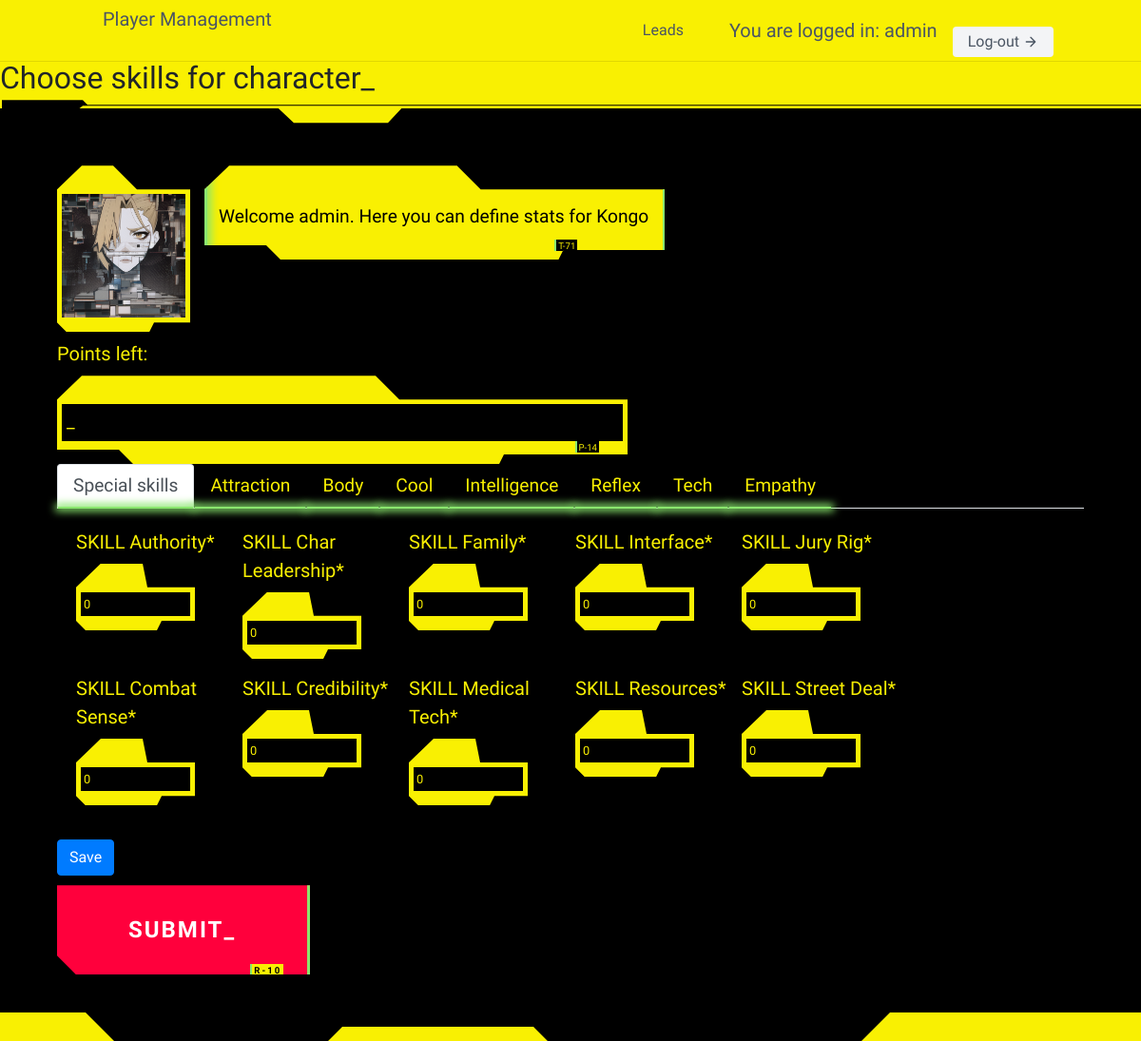
The app's page /cp2020/4/skills/ (signed in), older data.
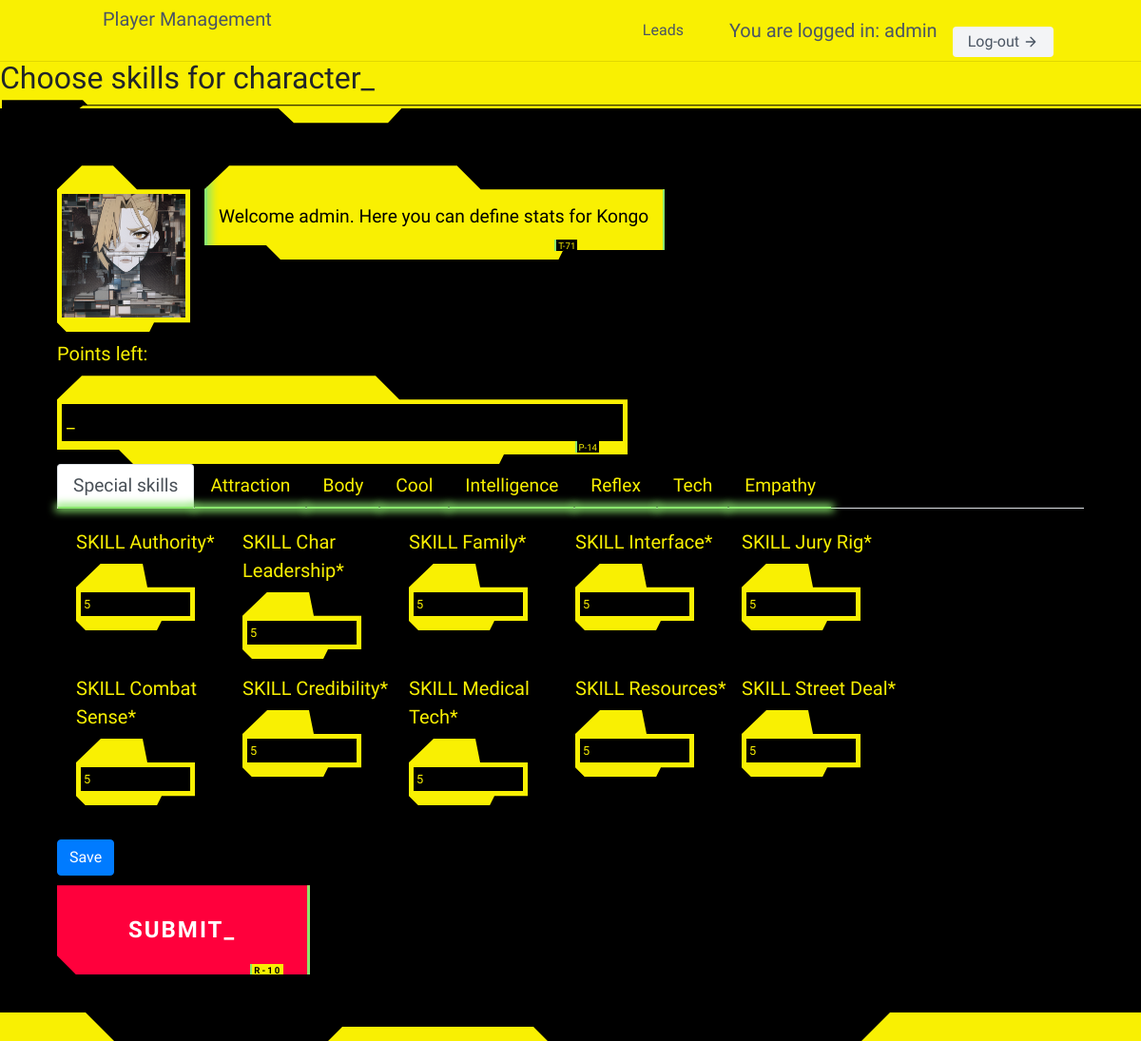
The same page, newer data.
### cp2020/models.py (models this page shows, shortened)
class CharacterDetail(models.Model):
    SL = 'SOLO'
    RC = 'ROCKER'
    NR = "NETRUNNER"
    MD = "MEDIA"
    ND = "NOMAD"
    FX = "FIXER"
    CP = "COP"
    CR = "CORP"
    TC = "TECHIE"
    MC = "MEDTECHIE"
    ROLES = [
        (SL, "Solo"),
        (RC, "Rocker"),
        (NR, "Netrunner"),
        (MD, "Media"),
        (ND, "Nomad"),
        (FX, "Fixer"),
        (CP, "Cop"),
        (CR, "Corp"),
        (TC, "Techie"),
        (MC, "Medtechie"),
    ]
    user = models.ForeignKey(User, on_delete=models.CASCADE, blank=True, null=True)
    name = models.CharField(max_length=15)
    role = models.TextField(choices=ROLES, default=SL)
    picture = models.ImageField(upload_to='pictures_storage/',
                                height_field=None,
                                width_field=None,
                                max_length=200,
                                blank=True, null=True)
    stat_INT = models.DecimalField(max_digits=2, decimal_places=0, default=2,
                                    validators=[MinValueValidator(2), MaxValueValidator(10)])
    stat_REF = models.DecimalField(max_digits=2, decimal_places=0, default=2,
                                    validators=[MinValueValidator(2), MaxValueValidator(10)])
    stat_TECH = models.DecimalField(max_digits=2, decimal_places=0, default=2,
                                    validators=[MinValueValidator(2), MaxValueValidator(10)])
    stat_COOL = models.DecimalField(max_digits=2, decimal_places=0, default=2,
                                    validators=[MinValueValidator(2), MaxValueValidator(10)])
    stat_ATTR = models.DecimalField(max_digits=2, decimal_places=0, default=2,
                                    validators=[MinValueValidator(2), MaxValueValidator(10)])
    stat_LUCK = models.DecimalField(max_digits=2, decimal_places=0, default=2,
                                    validators=[MinValueValidator(2), MaxValueValidator(10)])
    stat_MA = models.DecimalField(max_digits=2, decimal_places=0, default=2,
                                    validators=[MinValueValidator(2), MaxValueValidator(10)])
    stat_BODY = models.DecimalField(max_digits=2, decimal_places=0, default=2,
                                    validators=[MinValueValidator(2), MaxValueValidator(10)])
    stat_EMP = models.DecimalField(max_digits=2, decimal_places=0, default=2,
                                    validators=[MinValueValidator(2), MaxValueValidator(10)])
    MA_Run = models.DecimalField(max_digits=3, decimal_places=0,
                                 blank=True, null=True)
    MA_Leap = models.DecimalField(max_digits=3, decimal_places=0,
                                  blank=True, null=True)
    MA_Lift = models.DecimalField(max_digits=3, decimal_places=0,
                                  blank=True, null=True)
    EMP_Humanity = models.DecimalField(max_digits=3, decimal_places=0,
                                       blank=True, null=True)
    BODY_Save_Nr = models.DecimalField(max_digits=3, decimal_places=0,
                                       blank=True, null=True)
    BODY_BTM = models.DecimalField(max_digits=3, decimal_places=0,
                                       blank=True, null=True)
    SKILL_Authority = models.DecimalField(max_digits=2, decimal_places=0, default=0)
    SKILL_Char_Leadership = models.DecimalField(max_digits=2, decimal_places=0, default=0)
    SKILL_Combat_Sense = models.DecimalField(max_digits=2, decimal_places=0, default=0)
    SKILL_Credibility = models.DecimalField(max_digits=2, decimal_places=0, default=0)
    SKILL_Family = models.DecimalField(max_digits=2, decimal_places=0, default=0)
    SKILL_Interface = models.DecimalField(max_digits=2, decimal_places=0, default=0)
    SKILL_Jury_Rig = models.DecimalField(max_digits=2, decimal_places=0, default=0)
    SKILL_Medical_Tech = models.DecimalField(max_digits=2, decimal_places=0, default=0)
    SKILL_Resources = models.DecimalField(max_digits=2, decimal_places=0, default=0)
    SKILL_Street_Deal = models.DecimalField(max_digits=2, decimal_places=0, default=0)
    ATRR_Personal_Grooming = models.DecimalField(max_digits=2, decimal_places=0, default=0)
    ATRR_Wardrobe_Style = models.DecimalField(max_digits=2, decimal_places=0, default=0)
    BODY_Endurance = models.DecimalField(max_digits=2, decimal_places=0, default=0)
    BODY_Strength_Feat = models.DecimalField(max_digits=2, decimal_places=0, default=0)
    BODY_Swimming = models.DecimalField(max_digits=2, decimal_places=0, default=0)
    COOL_Interrogation = models.DecimalField(max_digits=2, decimal_places=0, default=0)
    COOL_Intimidate = models.DecimalField(max_digits=2, decimal_places=0, default=0)
    COOL_Oratory = models.DecimalField(max_digits=2, decimal_places=0, default=0)
    COOL_Resist_Torture = models.DecimalField(max_digits=2, decimal_places=0, default=0)
    COOL_Streetwise = models.DecimalField(max_digits=2, decimal_places=0, default=0)
    EMPATHY_Human_Perception = models.DecimalField(max_digits=2, decimal_places=0, default=0)
    EMPATHY_Interview = models.DecimalField(max_digits=2, decimal_places=0, default=0)
    EMPATHY_Leadership = models.DecimalField(max_digits=2, decimal_places=0, default=0)
    EMPATHY_Seduction = models.DecimalField(max_digits=2, decimal_places=0, default=0)
    EMPATHY_Social = models.DecimalField(max_digits=2, decimal_places=0, default=0)
    EMPATHY_Persuasion = models.DecimalField(max_digits=2, decimal_places=0, default=0)
    EMPATHY_Perform = models.DecimalField(max_digits=2, decimal_places=0, default=0)
    INT_Accounting = models.DecimalField(max_digits=2, decimal_places=0, default=0)
    INT_Anthropology = models.DecimalField(max_digits=2, decimal_places=0, default=0)
    INT_Awareness = models.DecimalField(max_digits=2, decimal_places=0, default=0)
    INT_Biology = models.DecimalField(max_digits=2, decimal_places=0, default=0)
    INT_Botany = models.DecimalField(max_digits=2, decimal_places=0, default=0)
    INT_Chemistry = models.DecimalField(max_digits=2, decimal_places=0, default=0)
    INT_Composition = models.DecimalField(max_digits=2, decimal_places=0, default=0)
    INT_Diagnose_Illness = models.DecimalField(max_digits=2, decimal_places=0, default=0)
    INT_Education = models.DecimalField(max_digits=2, decimal_places=0, default=0)
    INT_Expert = models.DecimalField(max_digits=2, decimal_places=0, default=0)
    INT_Gamble = models.DecimalField(max_digits=2, decimal_places=0, default=0)
    INT_Geology = models.DecimalField(max_digits=2, decimal_places=0, default=0)
    INT_Hide = models.DecimalField(max_digits=2, decimal_places=0, default=0)
    INT_History = models.DecimalField(max_digits=2, decimal_places=0, default=0)
    INT_Language_1 = models.DecimalField(max_digits=2, decimal_places=0, default=0)
    INT_Language_1_Type = models.CharField(max_length=15, default="")
    INT_Language_2 = models.DecimalField(max_digits=2, decimal_places=0, default=0)
    INT_Language_2_Type = models.CharField(max_length=15, default="")
    INT_Language_3 = models.DecimalField(max_digits=2, decimal_places=0, default=0)
    INT_Language_3_Type = models.CharField(max_length=15, default="")
    INT_Library_Search = models.DecimalField(max_digits=2, decimal_places=0, default=0)
    INT_Mathematics = models.DecimalField(max_digits=2, decimal_places=0, default=0)
    INT_Physics = models.DecimalField(max_digits=2, decimal_places=0, default=0)
    INT_Programming = models.DecimalField(max_digits=2, decimal_places=0, default=0)
    INT_Track = models.DecimalField(max_digits=2, decimal_places=0, default=0)
    INT_Stock_Market = models.DecimalField(max_digits=2, decimal_places=0, default=0)
    INT_System_Knowledge = models.DecimalField(max_digits=2, decimal_places=0, default=0)
    INT_Teaching = models.DecimalField(max_digits=2, decimal_places=0, default=0)
    INT_Wilderness_Survival = models.DecimalField(max_digits=2, decimal_places=0, default=0)
    INT_Zoology = models.DecimalField(max_digits=2, decimal_places=0, default=0)
    REF_Archery = models.DecimalField(max_digits=2, decimal_places=0, default=0)
    REF_Athletics = models.DecimalField(max_digits=2, decimal_places=0, default=0)
    REF_Brawling = models.DecimalField(max_digits=2, decimal_places=0, default=0)
    REF_Dance = models.DecimalField(max_digits=2, decimal_places=0, default=0)
    REF_Dodge_Escape = models.DecimalField(max_digits=2, decimal_places=0, default=0)
    REF_Driving = models.DecimalField(max_digits=2, decimal_places=0, default=0)
    REF_Fencing = models.DecimalField(max_digits=2, decimal_places=0, default=0)
    REF_Handgun = models.DecimalField(max_digits=2, decimal_places=0, default=0)
    REF_Heavy_Weapons = models.DecimalField(max_digits=2, decimal_places=0, default=0)
    REF_Martial_Art_1 = models.DecimalField(max_digits=2, decimal_places=0, default=0)
    REF_Martial_Art_1_Type = models.CharField(max_length=15, default="")
    REF_Martial_Art_2 = models.DecimalField(max_digits=2, decimal_places=0, default=0)
    REF_Martial_Art_2_Type = models.CharField(max_length=15, default="")
    REF_Martial_Art_3 = models.DecimalField(max_digits=2, decimal_places=0, default=0)
    REF_Martial_Art_3_Type = models.CharField(max_length=15, default="")
    REF_Melee = models.DecimalField(max_digits=2, decimal_places=0, default=0)
    REF_Motorcycle = models.DecimalField(max_digits=2, decimal_places=0, default=0)
    REF_Operate_Hvy_Machinery = models.DecimalField(max_digits=2, decimal_places=0, default=0)
    REF_Pilot_Gyro = models.DecimalField(max_digits=2, decimal_places=0, default=0)
    REF_Pilot_Fixed_Wing = models.DecimalField(max_digits=2, decimal_places=0, default=0)
    REF_Pilot_Dirigible = models.DecimalField(max_digits=2, decimal_places=0, default=0)
    REF_Pilot_Vect_Thrust = models.DecimalField(max_digits=2, decimal_places=0, default=0)
    REF_Rifle = models.DecimalField(max_digits=2, decimal_places=0, default=0)
    REF_Stealth = models.DecimalField(max_digits=2, decimal_places=0, default=0)
    REF_Submachinegun = models.DecimalField(max_digits=2, decimal_places=0, default=0)
    TECH_Aero_Tech = models.DecimalField(max_digits=2, decimal_places=0, default=0)
    TECH_AV_Tech = models.DecimalField(max_digits=2, decimal_places=0, default=0)
    TECH_Basic_Tech = models.DecimalField(max_digits=2, decimal_places=0, default=0)
    TECH_Cryotank_Operation = models.DecimalField(max_digits=2, decimal_places=0, default=0)
    TECH_Cyberdeck_Design = models.DecimalField(max_digits=2, decimal_places=0, default=0)
    TECH_Cyber_Tech = models.DecimalField(max_digits=2, decimal_places=0, default=0)
    TECH_Demolitions = models.DecimalField(max_digits=2, decimal_places=0, default=0)
    TECH_Disguise = models.DecimalField(max_digits=2, decimal_places=0, default=0)
    TECH_Electronics = models.DecimalField(max_digits=2, decimal_places=0, default=0)
    TECH_Elect_Security = models.DecimalField(max_digits=2, decimal_places=0, default=0)
    TECH_First_Aid = models.DecimalField(max_digits=2, decimal_places=0, default=0)
    TECH_Forgery = models.DecimalField(max_digits=2, decimal_places=0, default=0)
    TECH_Gyro_Tech = models.DecimalField(max_digits=2, decimal_places=0, default=0)
    TECH_Paint_or_Draw = models.DecimalField(max_digits=2, decimal_places=0, default=0)
    TECH_Photo_Film = models.DecimalField(max_digits=2, decimal_places=0, default=0)
    TECH_Pharmacuticals = models.DecimalField(max_digits=2, decimal_places=0, default=0)
    TECH_Pick_Lock = models.DecimalField(max_digits=2, decimal_places=0, default=0)
    TECH_Play_Instrument = models.DecimalField(max_digits=2, decimal_places=0, default=0)
    TECH_Weaponsmith = models.DecimalField(max_digits=2, decimal_places=0, default=0)

### cp2020/views.py (the view, shortened to what this page needs)
# urls.py: path('<int:pk>/skills/', CharacterSkillsView.as_view(), name="Skills"),
class CharacterSkillsView(LoginRequiredMixin, UpdateView):
    template_name = "CharacterSkills.html"
    queryset = CharacterDetail.objects.all()
    form_class = CharacterSkillForm

### cp2020/templates/CharacterSkills.html (shortened to what this page needs)
{% extends "baseCP.html" %}
{% load crispy_forms_tags %}
{% block content %}
{% load static %}
    <hr>
    <h1 class="cyberpunk">Choose skills for character</h1>
    <section class="cyberpunk black">
      <div style="display:inline-block;">
          <img src="{% static 'AI_Picture.png' %}"  alt="" height="150" width="150" />
      </div>
      <div style="display:inline-block;vertical-align:top;">
        <p id="info-text" class="cyberpunk inverse scannedv">
            Welcome {{ request.user.username }}. Here you can define stats for {{ characterdetail.name }}
        </p>
      </div>
      <div >
        <label for="number">Points left:</label>
        <p id="number" style="max-width: 600px"></p>
         <form id='p-form' method="post" enctype="multipart/form-data">
         {% crispy form %}
         <button type="submit" class="cyberpunk red">SUBMIT_</button>
         </form>
        </div>
    </section>
{% endblock content %}

Row changes from the older to the newer data that the page shows:
changed CharacterDetail "Kongo": SKILL_Authority "0" → "5"; SKILL_Char_Leadership "0" → "5"; SKILL_Family "0" → "5"; SKILL_Interface "0" → "5"; SKILL_Jury_Rig "0" → "5"; SKILL_Combat_Sense "0" → "5"; SKILL_Credibility "0" → "5"; SKILL_Medical_Tech "0" → "5"; SKILL_Resources "0" → "5"; SKILL_Street_Deal "0" → "5"
